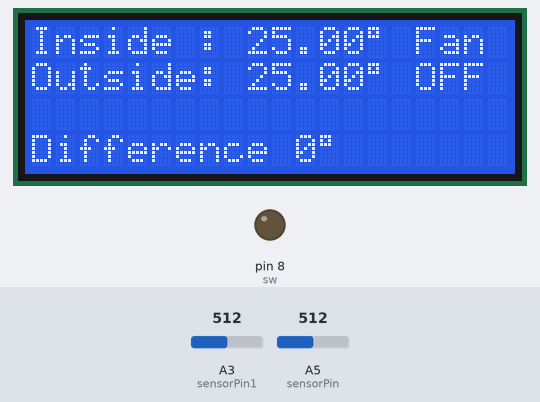
The sketch below on a simulated Arduino Uno, built with avr-gcc and run on an emulated ATmega328P. Parts: 20×4 character LCD, output pins drawn as LEDs (lit = HIGH). The test bench sets the inputs (shaded band); at power-on: A3 (sensorPin1) = 512, A5 (sensorPin) = 512.

Above: at 1.2 s.
1.3 s: A3 (sensorPin1) set to 544
At 3.2 s:
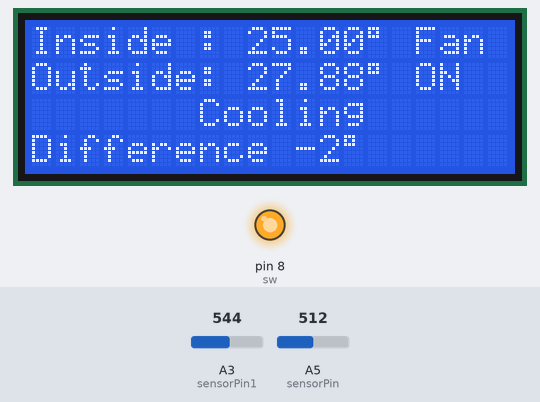
3.7 s: A5 (sensorPin) set to 716
At 4.7 s:
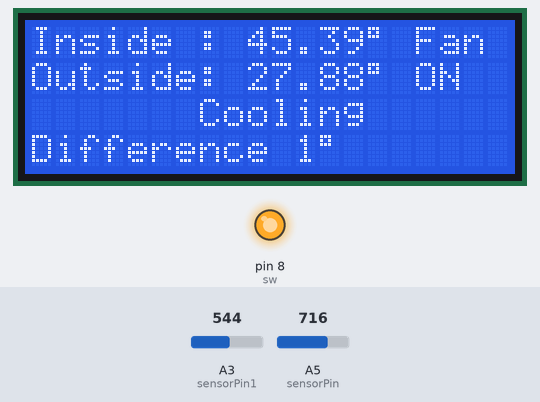
5.8 s: A3 (sensorPin1) set to 511
At 7.7 s:
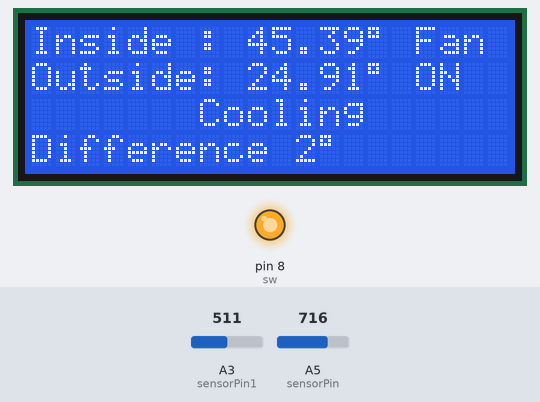
8.0 s: A5 (sensorPin) set to 900
At 9.7 s:
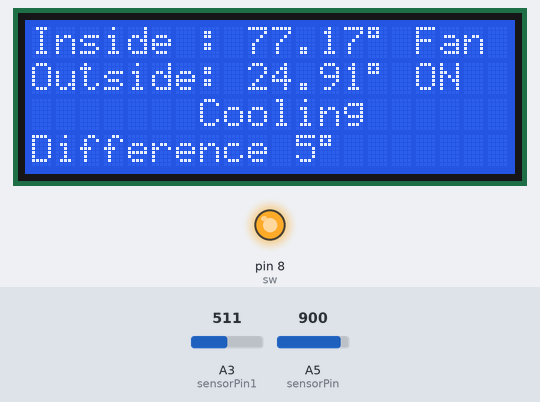
10.1 s: A5 (sensorPin) set to 1023
At 11.7 s:
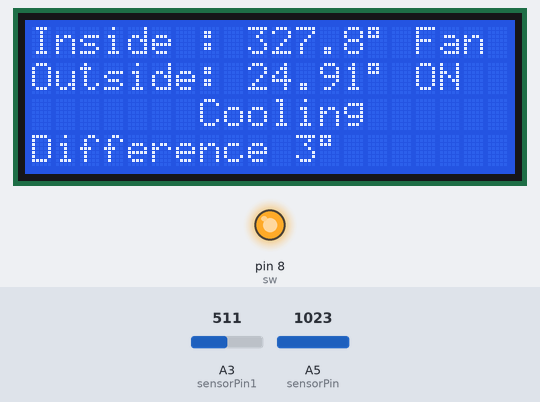
12.2 s: A3 (sensorPin1) set to 306
At 13.9 s:
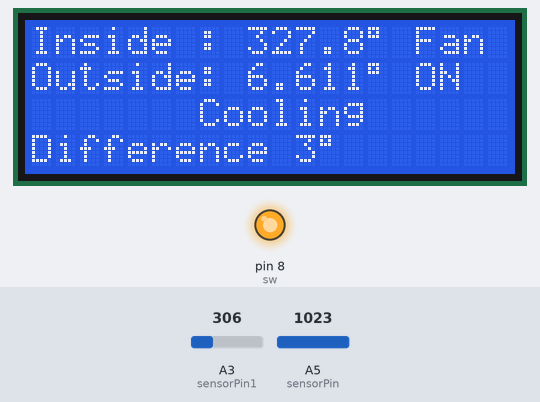
Timing chart, 0 to 15.4 s (numbered marks = the images above; inputs shaded):
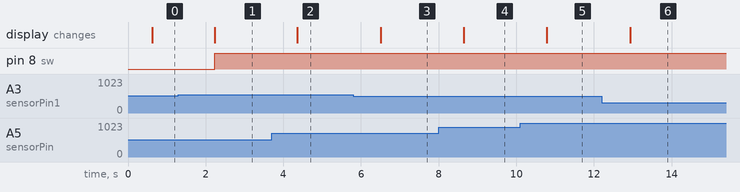

The sketch:

sketch_dec20a.ino
```cpp
#include <LiquidCrystal_I2C.h>
LiquidCrystal_I2C lcd(0x3f,  20, 4);

int sensorPin1 = A3;
int done = 0;

int sw = 8;

double Thermistor1(int RawADC) {
  double Temp1;
  Temp1 = log(10000.0*((1024.0/RawADC-1)));
  Temp1 = 1 / (0.001129148 + (0.000234125 + (0.0000000876741 * Temp1 * Temp1 ))* Temp1 );
  Temp1 = Temp1 - 273.15;            // Convert Kelvin to Celcius
   return Temp1;
}

int sensorPin = A5;

double Thermistor(int RawADC) {
  double Temp;
  Temp = log(10000.0*((1024.0/RawADC-1)));
  Temp = 1 / (0.001129148 + (0.000234125 + (0.0000000876741 * Temp * Temp ))* Temp );
  Temp = Temp - 273.15;            // Convert Kelvin to Celcius
   return Temp;
}

void setup() {

  Serial.begin(9600); //Starts Serial
  lcd.begin();        //Starts LCD

  pinMode(sw, OUTPUT);

  lcd.setCursor(0,0);           //prints Inside at 0,0
  lcd.print("Inside :");

  lcd.setCursor(0,1);           //prints Outside at 0,1
  lcd.print("Outside:");

  lcd.setCursor(0,3);           //prints Difference this is relative to the inside temp at 0,3
  lcd.print("Difference");

  lcd.setCursor(16,0);
  lcd.print("Fan");

}

void loop() {
 int readVal=analogRead(sensorPin);       //Reads Data from Pin
  double temp =  Thermistor(readVal);

 int readVal1=analogRead(sensorPin1);     //Reads Data from second pin
 double temp1 =  Thermistor1(readVal1);
  delay(500);

  lcd.setCursor(9,0);
  lcd.print(temp);             //Prints temp data at 9,0

  lcd.setCursor(14,0);        //Adds the degrees symbol at 14,0
    lcd.print((char)223);

  lcd.setCursor(9, 1);       //Prints the second pin data
    lcd.print(temp1);


  lcd.setCursor(14,1);      //Added the degree symbol at 14,1
    lcd.print((char)223);

 int done = temp - temp1;    //Calculates the difference between the temps

  lcd.setCursor(11,3);
    lcd.print(done);        //prints the Difference between the two temps
  lcd.setCursor(13,3);
    lcd.print((char)223);   //Adds the degree symbol


if(temp>27 || temp1>27) {    //Checks if one of the sensors is above 27 degrees C
  lcd.setCursor(7,2);
    lcd.print("Cooling"); //Prints if one of the sensors are over 27
    digitalWrite(sw, HIGH);

    lcd.setCursor(16,1);
    lcd.print("ON ");      //Prints ON when the Fan is turned on

} else {
  lcd.setCursor(7,2);             //Clears the message of not over 27
    lcd.print("         ");
    digitalWrite(sw, LOW);      //Turns off fan when not above 27

    lcd.setCursor(16,1);      //Replaces ON with OFF
    lcd.print("OFF");         //Prints OFF when below 27
}


if(done>-1) {
  lcd.setCursor(12,3);    //Adds and removes the degree symbol depending if its a - or not
   lcd.print((char)223);
  lcd.setCursor(13,3);
    lcd.print(" ");   //Removes degree symbol
    }
}
```

Measured:
- the behaviour switches between 534 and 535 on A3 (sensorPin1) (found by bisection; images 0 and 1)
- after the input at 1.3 s, pin 8 (sw): LOW → HIGH after 0.93 s; the display: changes after 0.93 s (image 1)
- after the input at 3.7 s, the display: changes after 0.66 s (image 2)
- after the input at 5.8 s, the display: changes after 0.70 s (image 3)
- after the input at 8.0 s, the display: changes after 0.65 s (image 4)
- after the input at 10.1 s, the display: changes after 0.69 s (image 5)
- after the input at 12.2 s, the display: changes after 0.74 s (image 6)
